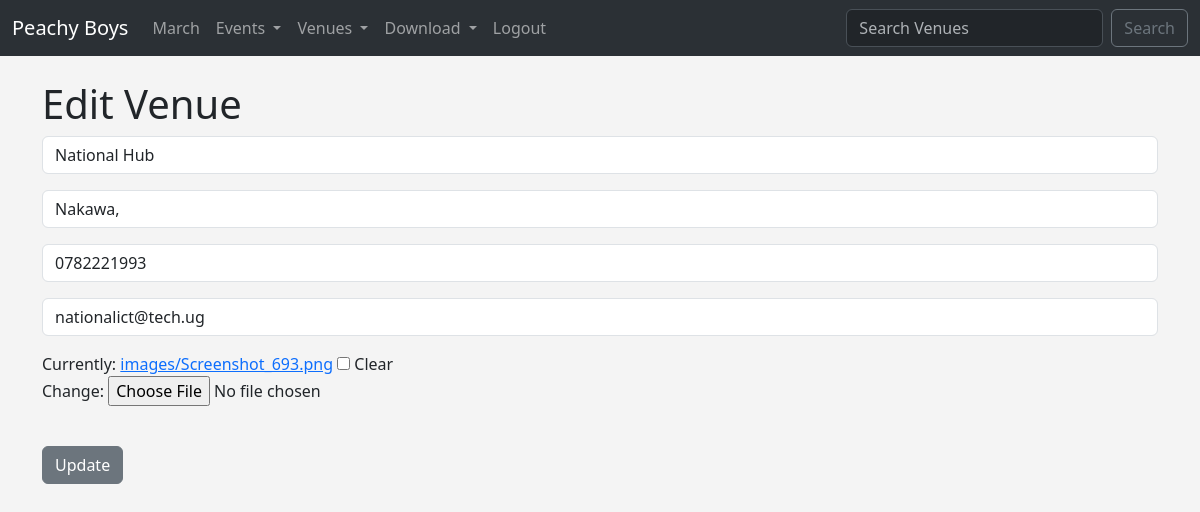
The page /update_venue/12/ (signed in) on the database its author committed.
### events/models.py (models this page shows, shortened)
class Venue(models.Model):
    name = models.CharField(max_length=120)
    address = models.CharField(max_length=300)
    zip_code =  models.CharField(max_length=15, blank=True)
    phone = models.CharField(max_length=15, blank=True)
    web = models.URLField(blank=True)
    email_address = models.EmailField(blank=True)
    owner = models.IntegerField(blank=False, default=1)
    venue_image = models.ImageField(null=True, blank=True, upload_to='images/')

### events/views.py (the view)
# urls.py: path('update_venue/<venue_id>/', views.update_venue, name='update-venue'),
def update_venue(request, venue_id):
    venue = Venue.objects.get(pk=venue_id)
    form = VenueForm(request.POST or None, request.FILES or None, instance=venue)
    if form.is_valid():
        form.save()
        return redirect('list-venues')
    return render(request, 'events/update_venue.html', {'venue':venue, 'form':form})

### events/forms.py
class VenueForm(forms.ModelForm):
    class Meta:
        model = Venue
        fields = ('name', 'address', 'phone', 'email_address', 'venue_image')
        labels = {
            'name': '',
            'address': '',
            'phone': '',
            'email_address': '',
            'venue_image': ''
        }
        widgets = {
            'name':forms.TextInput(attrs={'class':'form-control', 'placeholder':'Venue Name'}),
            'address':forms.TextInput(attrs={'class':'form-control', 'placeholder':'Address'}),
            'phone':forms.TextInput(attrs={'class':'form-control', 'placeholder':'Phone'}),
            'email_address':forms.EmailInput(attrs={'class':'form-control', 'placeholder':'Email'}),
        }

### events/templates/events/update_venue.html (shortened to what this page needs)
{% extends 'events/base.html' %}
{% block content %}
{% if user.is_authenticated %}
    <h1>Edit Venue </h1>
    <form action="" method="POST" enctype="multipart/form-data">
    {{ form.as_p }}
    <br>
    <input type="submit" value="Update" class="btn btn-secondary">
</form>
{% else %}
<h1>Sorry! You Must Be Logged In To View This page</h1>
<a href="{% url 'login' %}">Login Here</a>
{% endif %}
{% endblock %}

### events/templates/events/base.html (style rules this page uses)
body { background: #f4f4f4 !important; }

### rows shown on the page
Venue: name "National Hub", address "Nakawa,", phone "0782221993", email_address "nationalict@tech.ug"
